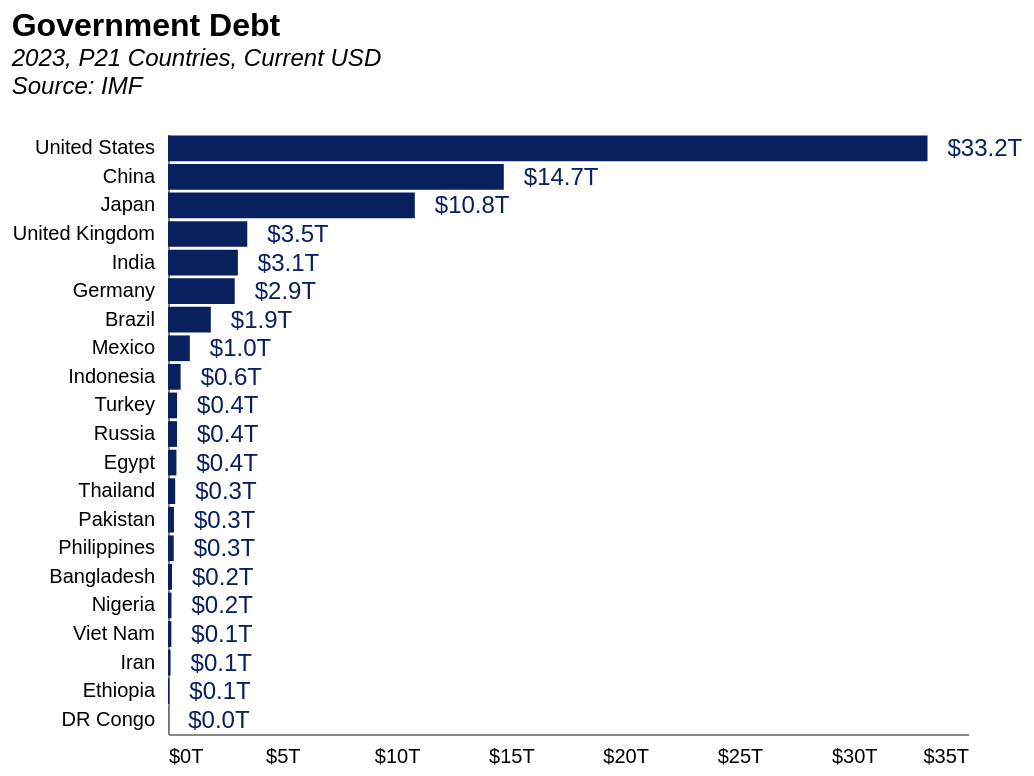

Source (Vega-Lite JSON):
### Vega-Lite specification from a JSON file in a GitHub repository (floating-point values rounded to 4 significant figures; data arrays with more than 128 entries replaced by an {"elided": "..."} marker saying what was removed)
{"config": {"axisX": {"labelPadding": 6, "tickOpacity": 0, "title": null, "grid": false, "ticks": false, "labelSeparation": 10}, "axisY": {"title": null, "grid": false, "tickOpacity": 0}, "title": {"fontSize": 16, "subtitleFontSize": 12, "subtitleFontStyle": "italic", "anchor": "start", "color": "black"}, "view": {"stroke": "transparent"}}, "layer": [{"mark": {"type": "bar", "color": "rgb(9, 32, 95)"}, "encoding": {"x": {"axis": {"labelExpr": " '$'+datum.value+'T'"}, "field": "debt", "title": "", "type": "quantitative"}, "y": {"axis": {"title": null}, "field": "short_country", "sort": {"field": "rank"}, "title": "Country", "type": "nominal"}}, "transform": [{"filter": "(datum.year === param_3)"}]}, {"mark": {"type": "text", "align": "left", "baseline": "middle", "color": "rgb(9, 32, 95)", "dx": 10, "dy": 0, "fontSize": 12, "fontWeight": "normal", "opacity": 1, "text": {"expr": "'$' + format(datum.debt, '.1f') + 'T'"}}, "encoding": {"size": {"value": 12}, "x": {"axis": {"labelExpr": " '$'+datum.value+'T'"}, "field": "debt", "title": "", "type": "quantitative"}, "y": {"axis": {"title": null}, "field": "short_country", "sort": {"field": "rank"}, "title": "Country", "type": "nominal"}}, "transform": [{"filter": "(datum.year === param_3)"}]}], "data": {"name": "data-10922dc28854c28bb50698a5dab5b0d0"}, "height": 300, "params": [{"name": "param_3", "bind": {"input": "range", "max": 2023, "min": 2003, "name": "Year:", "step": 1}, "value": 2023}], "title": {"text": "Government Debt", "subtitle": ["2023, P21 Countries, Current USD", "Source: IMF", ""]}, "width": 400, "$schema": "https://vega.github.io/schema/vega-lite/v5.8.0.json", "datasets": {"data-10922dc28854c28bb50698a5dab5b0d0": {"elided": "711 records"}}}
